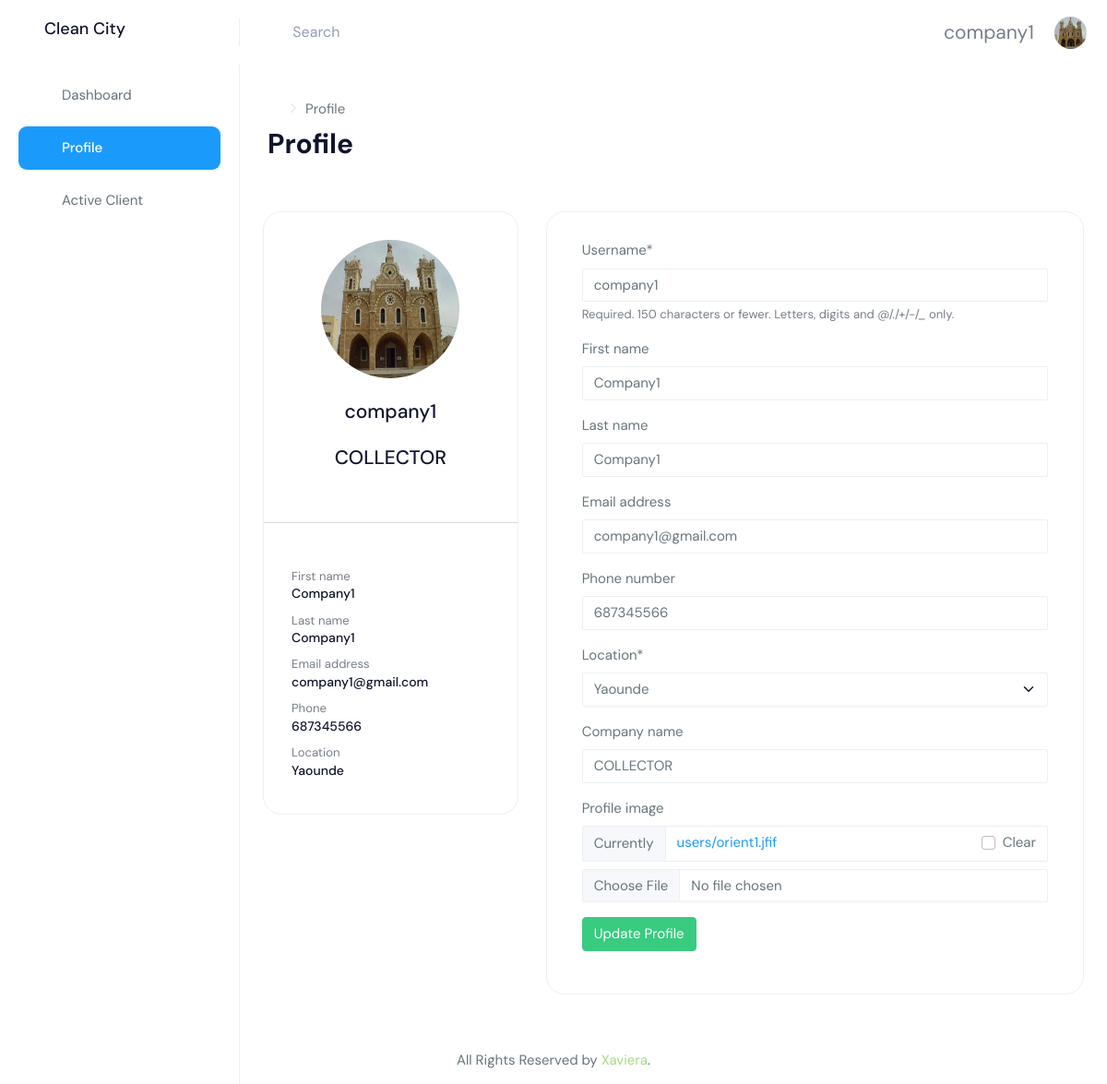
The app's page /company-profile/ (signed in) with its own data.
### app/models.py (models this page shows, shortened)
class CompanyProfile(models.Model):
    LOCATION_CHOICES = [
        ('Yaounde', 'Yaounde'),
        ('Douala', 'Douala'),
    ]
    user = models.OneToOneField(User, on_delete=models.CASCADE, related_name='profiles')
    company_name = models.CharField(max_length=255, blank=True)
    phone_number = models.CharField(max_length=12, blank=True)
    location = models.CharField(max_length=255, choices=LOCATION_CHOICES)
    profile_image = models.ImageField(default='users/default-avatar.png', upload_to='users/', null=True, blank=True)

### app/views.py (the view)
# urls.py: path('company-profile/', CompanyProfileUpdateView.as_view(), name='company_profile'),
class CompanyProfileUpdateView(LoginRequiredMixin, TemplateView):
    users_form = CompanyUserForm
    profiles_form = CompanyProfileForm
    template_name = 'user/company-profile.html'
    def post(self, request):
        CompanyProfile.objects.get_or_create(user=request.user)
        post_data = request.POST or None
        file_data = request.FILES or None
        users_form = CompanyUserForm(post_data, instance=request.user)
        profiles_form = CompanyProfileForm(post_data, file_data, instance=request.user.profiles)
        if users_form.is_valid() and profiles_form.is_valid():
            users_form.save()
            profiles_form.save()
            messages.error(request, 'Your profile is updated successfully!')
            return HttpResponseRedirect(reverse_lazy('company_profile'))
        context = self.get_context_data(
                                        users_form=users_form,
                                        profiles_form=profiles_form
                                    )
        return self.render_to_response(context)
    def get(self, request, *args, **kwargs):
        return self.post(request, *args, **kwargs)

### app/forms.py
class CompanyUserForm(forms.ModelForm):
    class Meta:
        model = User
        fields = [
            'username',
            'first_name',
            'last_name',
            'email',
        ]

class CompanyProfileForm(forms.ModelForm):
    class Meta:
        model = CompanyProfile
        fields = [
            'phone_number',
            'location',
            'company_name',
            'profile_image'
        ]
    def __init__(self, *args, **kwargs):
        super(CompanyProfileForm, self).__init__(*args, **kwargs)
        for field_name, field in self.fields.items():
            field.widget.attrs['class'] = 'form-control'

### app/templates/user/company-profile.html (shortened to what this page needs)
{% extends '_partials/base1.html' %}
{% load static %}
{% load i18n %}
{% load crispy_forms_tags %}
{% block content %}
        <div class="page-wrapper">
            <div class="page-breadcrumb">
                <div class="row align-items-center">
                    <div class="col-6">
                        <nav aria-label="breadcrumb">
                            <ol class="breadcrumb mb-0 d-flex align-items-center">
                            <li class="breadcrumb-item"><a href="index.html" class="link"><i class="mdi mdi-home-outline fs-4"></i></a></li>
                            <li class="breadcrumb-item active" aria-current="page">Profile</li>
                            </ol>
                        </nav>
                        <h1 class="mb-0 fw-bold">Profile</h1>
                    </div>
                </div>
            </div>
            <div class="container-fluid">
                <div class="row">
                    <div class="col-lg-4 col-xlg-3 col-md-5">
                        <div class="card">
                            <div class="card-body">
                                <center class="m-t-30"> <img src="{{user.profiles.profile_image.url}}"
                                        class="rounded-circle" style="width: 150px; height: 150px;" />
                                    <h4 class="card-title mt-4 m-t-10">{{user.username}}</h4>
                                    <h4 class="card-title mt-4 m-t-10">{{user.profiles.company_name}}</h4>
                                </center>
                            </div>
                            <div>
                                <hr>
                            </div>
                            <div class="card-body">
                                <small class="text-muted">First name </small>
                                <h6>{{user.first_name}}</h6>
                                <small class="text-muted">Last name </small>
                                <h6>{{user.last_name}}</h6>
                                <small class="text-muted">Email address </small>
                                <h6>{{user.email}}</h6>
                                <small class="text-muted p-t-30 db">Phone</small>
                                <h6>{{user.profiles.phone_number}}</h6>
                                <small class="text-muted p-t-30 db">Location</small>
                                <h6>{{user.profiles.location}}</h6>
                            </div>
                        </div>
                    </div>
                    <div class="col-lg-8 col-xlg-9 col-md-7">
                        <div class="card">
                            <div class="card-body">
                                <form class="form-horizontal form-material mx-2" method="POST" enctype="multipart/form-data">
                                    {{users_form | crispy}}
                                    {{profiles_form | crispy}}
                                    <div class="form-group">
                                        <div class="col-sm-12">
                                            <button class="btn btn-success text-white">Update Profile</button>
                                        </div>
                                    </div>
                                </form>
                            </div>
                        </div>
                    </div>
                </div>
            </div>
        </div>
    </div>
{% endblock content %}

### app/templates/_partials/base1.html (shortened to what this page needs)
{% load static %}
<!DOCTYPE html>
<html lang="fr">
    <head>
        {% block styles %}
            <link href="{% static 'assets/libs/chartist/dist/chartist.min.css' %}" rel="stylesheet">
            <link href="{% static 'assets/libs/chartist-plugin-tooltips/dist/chartist-plugin-tooltip.css' %}" rel="stylesheet">
            <link href="{% static 'dist/css/style.min.css' %}" rel="stylesheet">
            {% endblock styles %}
	</head>
	<body>
        <div id="main-wrapper" data-layout="vertical" data-navbarbg="skin5" data-sidebartype="full"
            data-sidebar-position="absolute" data-header-position="absolute" data-boxed-layout="full">
            <header class="topbar" data-navbarbg="skin6">
                <nav class="navbar top-navbar navbar-expand-md navbar-light">
                    <div class="navbar-header" data-logobg="skin6">
                        <a class="navbar-brand" href="{% url 'company-dashboard' %}">
                            <span class="logo-text">
                                <h4>Clean City</h4>
                            </span>
                        </a>
                    </div>
                    <div class="navbar-collapse collapse" id="navbarSupportedContent" data-navbarbg="skin5">
                        <ul class="navbar-nav float-start me-auto">
                            <li class="nav-item search-box"> <a class="nav-link waves-effect waves-dark"
                                    href="javascript:void(0)"><i class="mdi mdi-magnify me-1"></i> <span class="font-16">Search</span></a>
                            </li>
                        </ul>
                        <ul class="navbar-nav float-end">
                            <li class="nav-item dropdown">
                                <a class="nav-link dropdown-toggle text-muted waves-effect waves-dark pro-pic" href="#" id="navbarDropdown" role="button" data-bs-toggle="dropdown" aria-expanded="false">
                                    {{user.username}} &nbsp;&nbsp;&nbsp;<img src="{{user.profiles.profile_image.url}}" alt="user" class="rounded-circle" width="35" height="35">
                                </a>
                            </li>
                        </ul>
                    </div>
                </nav>
            </header>
            {% block nav %}
                {% include '_partials/navbar1.html' %}
            {% endblock nav %}
            {% block content %}
            {% endblock content %}
		{% block footer %}
        <footer class="footer text-center"> All Rights Reserved by <span style="color:  #A4DC8A;">Xaviera</span>.</footer>
		{% endblock footer %}
	</body>
</html>

### records on screen
CompanyProfile: phone_number "687345566", location "Yaounde", company_name "COLLECTOR"

### other values on screen
{{ user.username }} "company1"
{{ user.profiles.company_name }} "COLLECTOR"
{{ user.first_name }} "Company1"
{{ user.last_name }} "Company1"
{{ user.email }} "company1@gmail.com"
{{ user.profiles.phone_number }} "687345566"
{{ user.profiles.location }} "Yaounde"
